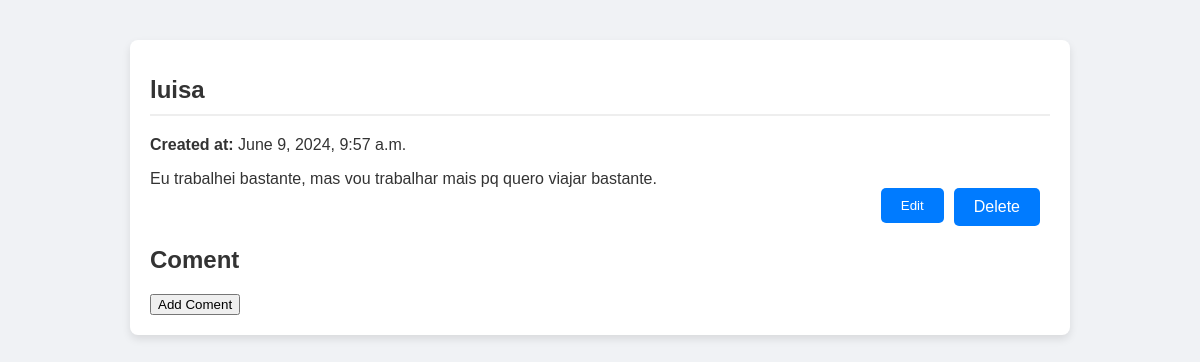
Page /view/4/ on the committed database.
### note/models.py (models this page shows, shortened)
class Note(models.Model):
    title = models.CharField(max_length=200)
    content = models.TextField()
    created_at = models.DateTimeField(auto_now_add=True)

### note/views.py (the view)
# urls.py: path('view/<int:pk>/', views.view_note, name='view_note'),
def view_note(request, pk):
    note = get_object_or_404(Note, pk=pk)
    return render(request, 'note/view.html', {'note': note})

### note/templates/note/view.html (shortened to what this page needs)
{% extends 'note/base.html' %}
{% block content %}
<h1>{{ note.title }}</h1>
<p><strong>Created at:</strong> {{ note.created_at|date:"F j, Y, g:i a" }}</p>
<div>{{ note.content }}</div>
<div class="note-actions">
    <a href="{% url 'update_note' note.pk %}">
        <button type="submit" class="button edit">Edit</button>
    </a>
    <a href="{% url 'delete_note' note.pk %}" class="button delete">Delete</a>
</div>
<h2>Coment</h2>
<a href="{% url 'create_post' note.pk %}">
    <button>Add Coment</button>
</a>
{% endblock %}

### note/static/note/style.css (style rules this page uses)
body { font-family: Arial, sans-serif; background-color: #f0f2f5; margin: 0; padding: 0; color: #333; }
h1 { color: #333; font-size: 24px; border-bottom: 2px solid #eee; padding-bottom: 10px; margin-bottom: 20px; }
a { color: #007BFF; text-decoration: none; }
.button { color: #fff; border: none; padding: 10px 20px; border-radius: 5px; cursor: pointer; text-decoration: none; display: inline-block; text-align: center; background-color: #007BFF; }
.note-actions { display: flex; justify-content: flex-end; }
.note-actions a { margin-right: 10px; }

### rows in the picture
Note: title "luisa", created_at "June 9, 2024, 9:57 a.m.", content "Eu trabalhei bastante, mas vou trabalhar mais pq quero viajar bastante."
